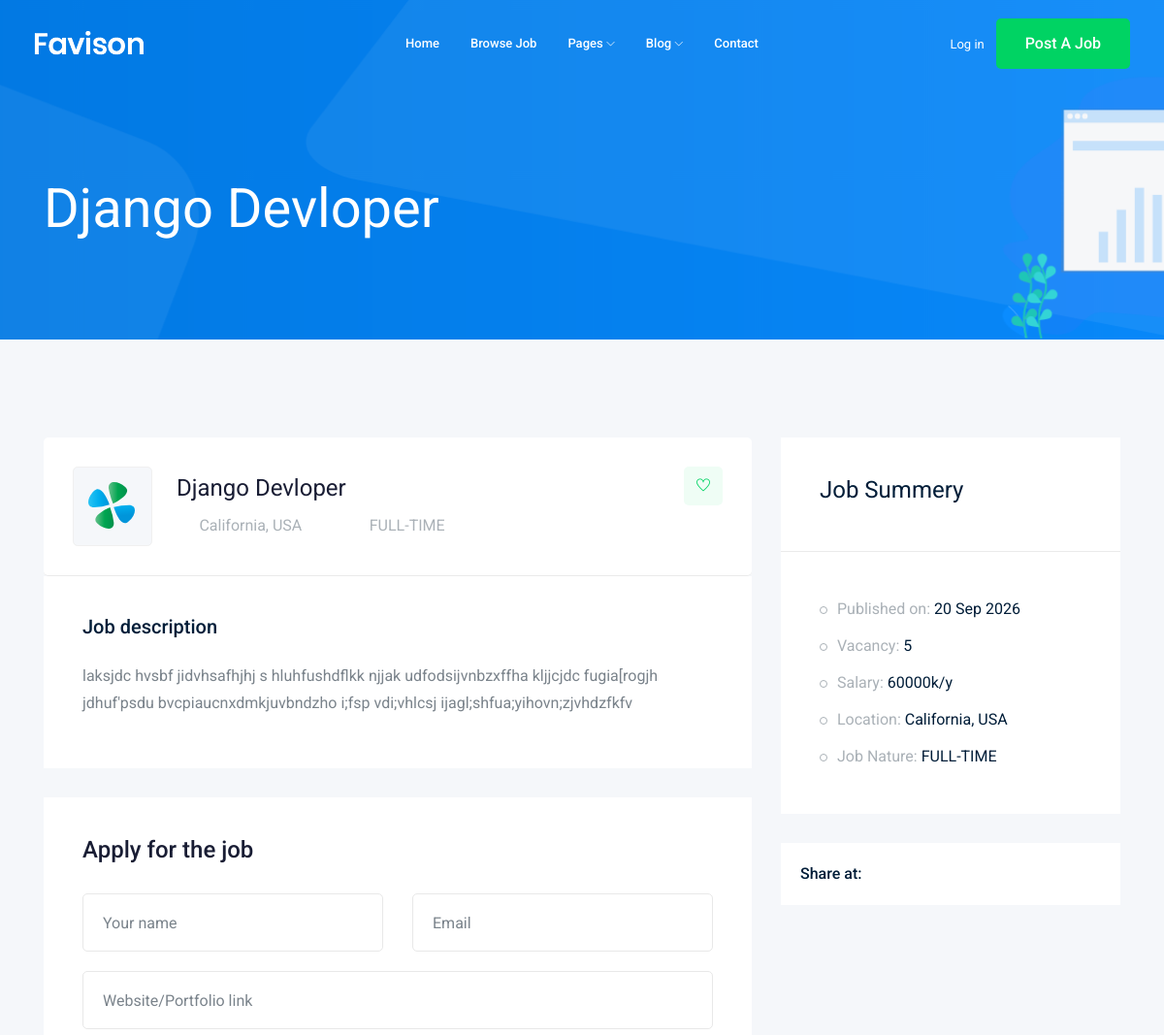
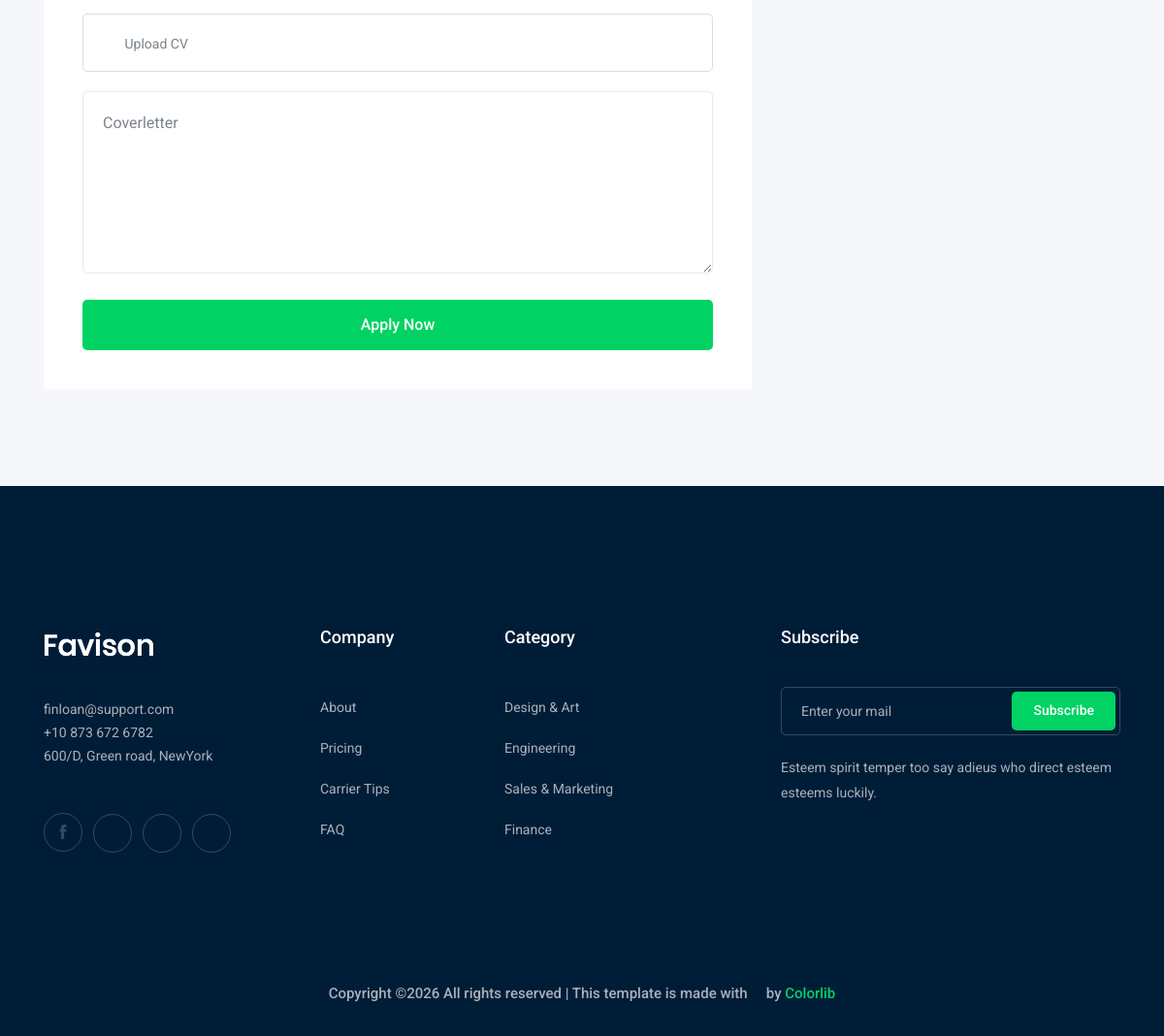
Page /job/django-devloper on the committed database (2 pictures, top to bottom).
### job/models.py (models this page shows, shortened)
class Job(models.Model): # create table
    title = models.CharField(max_length=100) #column text
    job_type = models.CharField(max_length=100 ,choices= Job_Type)
    description =models.TextField(max_length=1000)
    published_at =models.DateTimeField(auto_now=True)
    vacancy= models.IntegerField(default=1)
    salary= models.IntegerField(default= 0)
    experience = models.IntegerField(default=1)
    category = models.ForeignKey('Category', on_delete=models.CASCADE, null=True, blank=True)
    image = models.ImageField(upload_to=image_upload)
    slug = models.SlugField(blank=True, null=True)
    def __str__(self):
        return self.title

### job/views.py (the view)
# urls.py: path('<slug:slug>', views.job_detail , name='job_details'),
def job_detail(request, slug):
    job_detail = Job.objects.get(slug = slug)
    context ={'Job' : job_detail}
    return render(request, 'Job/job_detail.html',context=context)

### job/templates/Job/job_detail.html (shortened to what this page needs)
{% extends 'base.html' %}
{% block body %}
    <div class="bradcam_area bradcam_bg_1">
        <div class="container">
            <div class="row">
                <div class="col-xl-12">
                    <div class="bradcam_text">
                        <h3>{{ Job }}</h3>
                    </div>
                </div>
            </div>
        </div>
    </div>
    <div class="job_details_area">
        <div class="container">
            <div class="row">
                <div class="col-lg-8">
                    <div class="job_details_header">
                        <div class="single_jobs white-bg d-flex justify-content-between">
                            <div class="jobs_left d-flex align-items-center">
                                <div class="thumb">
                                    <img src="img/svg_icon/1.svg" alt="">
                                </div>
                                <div class="jobs_conetent">
                                    <a href="#"><h4>{{ Job.title }}</h4></a>
                                    <div class="links_locat d-flex align-items-center">
                                        <div class="location">
                                            <p> <i class="fa fa-map-marker"></i> California, USA</p>
                                        </div>
                                        <div class="location">
                                            <p> <i class="fa fa-clock-o"></i>{{ Job.job_type }}</p>
                                        </div>
                                    </div>
                                </div>
                            </div>
                            <div class="jobs_right">
                                <div class="apply_now">
                                    <a class="heart_mark" href="#"> <i class="ti-heart"></i> </a>
                                </div>
                            </div>
                        </div>
                    </div>
                    <div class="descript_wrap white-bg">
                        <div class="single_wrap">
                            <h4>Job description</h4>
                            <p>{{Job.description}}</p>
                        </div>
                    </div>
                    <div class="apply_job_form white-bg">
                        <h4>Apply for the job</h4>
                        <form action="#">
                            <div class="row">
                                <div class="col-md-6">
                                    <div class="input_field">
                                        <input type="text" placeholder="Your name">
                                    </div>
                                </div>
                                <div class="col-md-6">
                                    <div class="input_field">
                                        <input type="text" placeholder="Email">
                                    </div>
                                </div>
                                <div class="col-md-12">
                                    <div class="input_field">
                                        <input type="text" placeholder="Website/Portfolio link">
                                    </div>
                                </div>
                                <div class="col-md-12">
                                    <div class="input-group">
                                        <div class="input-group-prepend">
                                          <button type="button" id="inputGroupFileAddon03"><i class="fa fa-cloud-upload" aria-hidden="true"></i>
                                          </button>
                                        </div>
                                        <div class="custom-file">
                                          <label class="custom-file-label" for="inputGroupFile03">Upload CV</label>
                                        </div>
                                      </div>
                                </div>
                                <div class="col-md-12">
                                    <div class="input_field">
                                        <textarea name="#" id="" cols="30" rows="10" placeholder="Coverletter"></textarea>
                                    </div>
                                </div>
                                <div class="col-md-12">
                                    <div class="submit_btn">
                                        <button class="boxed-btn3 w-100" type="submit">Apply Now</button>
                                    </div>
                                </div>
                            </div>
                        </form>
                    </div>
                </div>
                <div class="col-lg-4">
                    <div class="job_sumary">
                        <div class="summery_header">
                            <h3>Job Summery</h3>
                        </div>
                        <div class="job_content">
                            <ul>
                                <li>Published on: <span>{{ Job.published_at|date:'d M o' }}</span></li>
                                <li>Vacancy: <span>{{Job.vacancy}}</span></li>
                                <li>Salary: <span>{{Job.salary}}k/y</span></li>
                                <li>Location: <span>California, USA</span></li>
                                <li>Job Nature: <span>{{Job.job_type}}</span></li>
                            </ul>
                        </div>
                    </div>
                    <div class="share_wrap d-flex">
                        <span>Share at:</span>
                        <ul>
                            <li><a href="#"> <i class="fa fa-facebook"></i></a> </li>
                            <li><a href="#"> <i class="fa fa-google-plus"></i></a> </li>
                            <li><a href="#"> <i class="fa fa-twitter"></i></a> </li>
                            <li><a href="#"> <i class="fa fa-envelope"></i></a> </li>
                        </ul>
                    </div>
                    <div class="job_location_wrap">
                        <div class="job_lok_inner">
                            <div id="map" style="height: 200px;"></div>
                          </div>
                    </div>
                </div>
            </div>
        </div>
    </div>
 {% endblock body %}

### rows in the picture
Job: title "Django Devloper", job_type "FULL-TIME", description "laksjdc hvsbf jidvhsafhjhj s hluhfushdflkk njjak udfodsijvnbzxffha kljjcjdc fugia[rogjh jdhuf'psdu bvcpiaucnxdmkjuvbndzho i;fsp vdi;vhlcsj ijagl;shfua;yihovn;zjvhdzfkfv", published_at "20 Sep 2026", vacancy "5", salary "60000"
